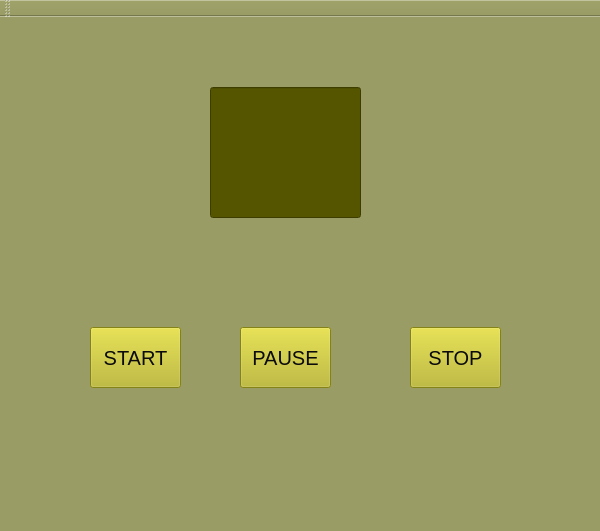
<?xml version="1.0" encoding="UTF-8"?>
<ui version="4.0">
 <class>clockClass</class>
 <widget class="QMainWindow" name="clockClass">
  <property name="geometry">
   <rect>
    <x>0</x>
    <y>0</y>
    <width>600</width>
    <height>531</height>
   </rect>
  </property>
  <property name="windowTitle">
   <string>clock</string>
  </property>
  <property name="styleSheet">
   <string notr="true">background-color: rgb(153, 156, 101);</string>
  </property>
  <widget class="QWidget" name="centralWidget">
   <widget class="QLineEdit" name="display">
    <property name="geometry">
     <rect>
      <x>210</x>
      <y>70</y>
      <width>151</width>
      <height>131</height>
     </rect>
    </property>
    <property name="styleSheet">
     <string notr="true">font-size:40px;
color: rgb(85, 255, 255);
border-color: rgb(255, 255, 201);
background-color: rgb(85, 85, 0);
text-align:center;</string>
    </property>
    <property name="readOnly">
     <bool>true</bool>
    </property>
   </widget>
   <widget class="QPushButton" name="startbtn">
    <property name="geometry">
     <rect>
      <x>90</x>
      <y>310</y>
      <width>91</width>
      <height>61</height>
     </rect>
    </property>
    <property name="styleSheet">
     <string notr="true">font-size:20px;
border-color: rgb(255, 94, 14);
background-color: rgb(188, 183, 31);
color: rgb(11, 11, 11);</string>
    </property>
    <property name="text">
     <string>START</string>
    </property>
   </widget>
   <widget class="QPushButton" name="stopbtn">
    <property name="geometry">
     <rect>
      <x>410</x>
      <y>310</y>
      <width>91</width>
      <height>61</height>
     </rect>
    </property>
    <property name="styleSheet">
     <string notr="true">font-size:20px;
border-color: rgb(255, 94, 14);
background-color: rgb(188, 183, 31);
color: rgb(11, 11, 11);</string>
    </property>
    <property name="text">
     <string>STOP</string>
    </property>
   </widget>
   <widget class="QPushButton" name="pausebtn">
    <property name="geometry">
     <rect>
      <x>240</x>
      <y>310</y>
      <width>91</width>
      <height>61</height>
     </rect>
    </property>
    <property name="styleSheet">
     <string notr="true">font-size:20px;
border-color: rgb(255, 94, 14);
background-color: rgb(188, 183, 31);
color: rgb(11, 11, 11);</string>
    </property>
    <property name="text">
     <string>PAUSE</string>
    </property>
   </widget>
  </widget>
  <widget class="QMenuBar" name="menuBar">
   <property name="geometry">
    <rect>
     <x>0</x>
     <y>0</y>
     <width>600</width>
     <height>21</height>
    </rect>
   </property>
  </widget>
  <widget class="QToolBar" name="mainToolBar">
   <attribute name="toolBarArea">
    <enum>TopToolBarArea</enum>
   </attribute>
   <attribute name="toolBarBreak">
    <bool>false</bool>
   </attribute>
  </widget>
  <widget class="QStatusBar" name="statusBar"/>
  <action name="actionsettings">
   <property name="text">
    <string>settings</string>
   </property>
  </action>
 </widget>
 <layoutdefault spacing="6" margin="11"/>
 <resources>
  <include location="clock.qrc"/>
 </resources>
 <connections/>
</ui>
